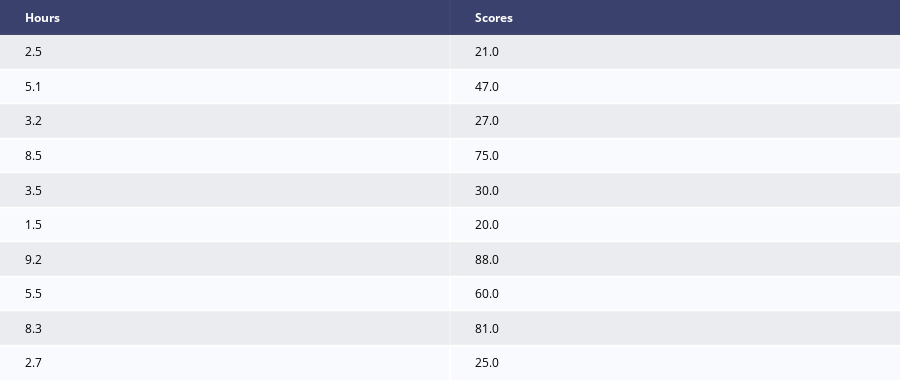

Write notebook code for a chart like this one.
### Code cell
table=create_table(data.head(10))
py.iplot(table)

### Figure 1 — Plotly figure (JSON) as saved in the notebook; plotly's stock layout.template omitted (floating-point values rounded to 4 significant figures)
{"data": [{"colorscale": [[0, "#00083e"], [0.5, "#ededee"], [1, "#ffffff"]], "hoverinfo": "none", "opacity": 0.75, "showscale": false, "type": "heatmap", "z": [[0, 0], [0.5, 0.5], [1, 1], [0.5, 0.5], [1, 1], [0.5, 0.5], [1, 1], [0.5, 0.5], [1, 1], [0.5, 0.5], [1, 1]]}], "layout": {"annotations": [{"align": "left", "font": {"color": "#ffffff"}, "showarrow": false, "text": "<b>Hours</b>", "x": -0.45, "xanchor": "left", "xref": "x", "y": 0, "yref": "y"}, {"align": "left", "font": {"color": "#ffffff"}, "showarrow": false, "text": "<b>Scores</b>", "x": 0.55, "xanchor": "left", "xref": "x", "y": 0, "yref": "y"}, {"align": "left", "font": {"color": "#000000"}, "showarrow": false, "text": "2.5", "x": -0.45, "xanchor": "left", "xref": "x", "y": 1, "yref": "y"}, {"align": "left", "font": {"color": "#000000"}, "showarrow": false, "text": "21.0", "x": 0.55, "xanchor": "left", "xref": "x", "y": 1, "yref": "y"}, {"align": "left", "font": {"color": "#000000"}, "showarrow": false, "text": "5.1", "x": -0.45, "xanchor": "left", "xref": "x", "y": 2, "yref": "y"}, {"align": "left", "font": {"color": "#000000"}, "showarrow": false, "text": "47.0", "x": 0.55, "xanchor": "left", "xref": "x", "y": 2, "yref": "y"}, {"align": "left", "font": {"color": "#000000"}, "showarrow": false, "text": "3.2", "x": -0.45, "xanchor": "left", "xref": "x", "y": 3, "yref": "y"}, {"align": "left", "font": {"color": "#000000"}, "showarrow": false, "text": "27.0", "x": 0.55, "xanchor": "left", "xref": "x", "y": 3, "yref": "y"}, {"align": "left", "font": {"color": "#000000"}, "showarrow": false, "text": "8.5", "x": -0.45, "xanchor": "left", "xref": "x", "y": 4, "yref": "y"}, {"align": "left", "font": {"color": "#000000"}, "showarrow": false, "text": "75.0", "x": 0.55, "xanchor": "left", "xref": "x", "y": 4, "yref": "y"}, {"align": "left", "font": {"color": "#000000"}, "showarrow": false, "text": "3.5", "x": -0.45, "xanchor": "left", "xref": "x", "y": 5, "yref": "y"}, {"align": "left", "font": {"color": "#000000"}, "showarrow": false, "text": "30.0", "x": 0.55, "xanchor": "left", "xref": "x", "y": 5, "yref": "y"}, {"align": "left", "font": {"color": "#000000"}, "showarrow": false, "text": "1.5", "x": -0.45, "xanchor": "left", "xref": "x", "y": 6, "yref": "y"}, {"align": "left", "font": {"color": "#000000"}, "showarrow": false, "text": "20.0", "x": 0.55, "xanchor": "left", "xref": "x", "y": 6, "yref": "y"}, {"align": "left", "font": {"color": "#000000"}, "showarrow": false, "text": "9.2", "x": -0.45, "xanchor": "left", "xref": "x", "y": 7, "yref": "y"}, {"align": "left", "font": {"color": "#000000"}, "showarrow": false, "text": "88.0", "x": 0.55, "xanchor": "left", "xref": "x", "y": 7, "yref": "y"}, {"align": "left", "font": {"color": "#000000"}, "showarrow": false, "text": "5.5", "x": -0.45, "xanchor": "left", "xref": "x", "y": 8, "yref": "y"}, {"align": "left", "font": {"color": "#000000"}, "showarrow": false, "text": "60.0", "x": 0.55, "xanchor": "left", "xref": "x", "y": 8, "yref": "y"}, {"align": "left", "font": {"color": "#000000"}, "showarrow": false, "text": "8.3", "x": -0.45, "xanchor": "left", "xref": "x", "y": 9, "yref": "y"}, {"align": "left", "font": {"color": "#000000"}, "showarrow": false, "text": "81.0", "x": 0.55, "xanchor": "left", "xref": "x", "y": 9, "yref": "y"}, {"align": "left", "font": {"color": "#000000"}, "showarrow": false, "text": "2.7", "x": -0.45, "xanchor": "left", "xref": "x", "y": 10, "yref": "y"}, {"align": "left", "font": {"color": "#000000"}, "showarrow": false, "text": "25.0", "x": 0.55, "xanchor": "left", "xref": "x", "y": 10, "yref": "y"}], "height": 380, "margin": {"b": 0, "l": 0, "r": 0, "t": 0}, "xaxis": {"dtick": 1, "gridwidth": 2, "showticklabels": false, "tick0": -0.5, "ticks": "", "zeroline": false}, "yaxis": {"autorange": "reversed", "dtick": 1, "gridwidth": 2, "showticklabels": false, "tick0": 0.5, "ticks": "", "zeroline": false}}}
